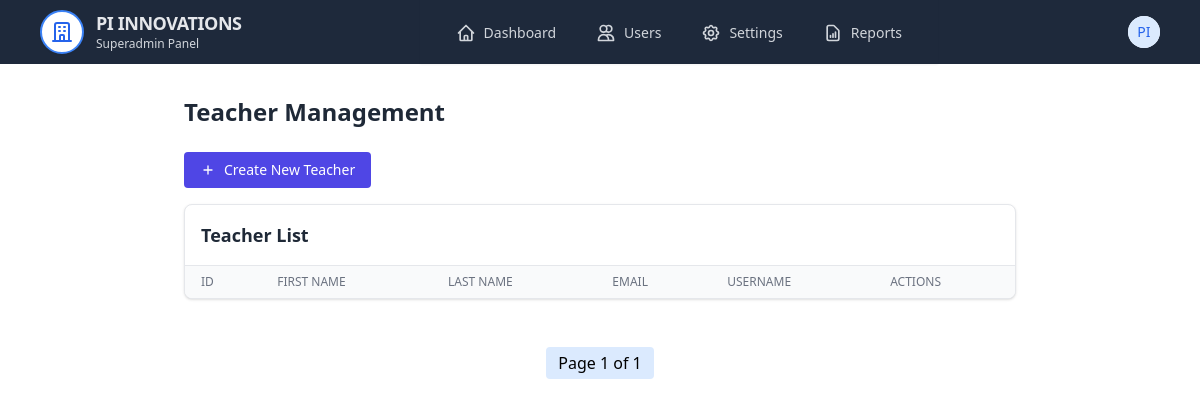
Screenshot of /teachers/ (signed in) with the database file from the repository.
### users/models.py (models this page shows)
class CustomUser(AbstractUser):
    school = models.ForeignKey(School, on_delete=models.CASCADE, null=True, blank=True)
    is_school_admin = models.BooleanField(default=False)
    is_teacher = models.BooleanField(default=False)
    is_student = models.BooleanField(default=False)

### dashboard/views.py (the view)
# urls.py: path('teachers/', teachers_view, name='teachers'),
def teachers_view(request):
    if not request.user.is_staff and not request.user.is_school_admin:
        return HttpResponseForbidden("You are not authorized to access this page.")
    school = request.user.school
    grades = Grade.objects.filter(school=school).order_by('grade_number')
    sections = Section.objects.filter(school=school).order_by('name')
    subjects = Subjects.objects.filter(school=school).order_by('id')
    all_teachers = TeacherProfile.objects.filter(school=school).order_by('user__first_name')
    sections_by_grade = {}
    for grade in grades:
        sections_by_grade[grade.id] = [
            {'id': section.id, 'name': section.name}
            for section in sections.filter(grade=grade)
        ]
    paginator = Paginator(all_teachers, 6)  # Show 10 teachers per page
    page_number = request.GET.get('page')
    page_obj = paginator.get_page(page_number)
    context = {
        'grades': grades,
        'sections': sections,  # All sections for initial load
        'sections_by_grade': json.dumps(sections_by_grade),
        'teachers': page_obj,
        'subjects': subjects,
        'all_teachers': all_teachers,
    }
    return render(request, 'dashboard/school_dashboard/teachers_page.html', context)

### dashboard/templates/dashboard/school_dashboard/teachers_page.html (shortened to what this page needs)
{% extends "dashboard/base.html" %}
{% block content %}
<div x-data="teacherDrawer()" x-init="setup()" class="container mx-auto px-4 py-8 max-w-4xl">
<div class="container mx-auto px-4 max-w-4xl">
    <h1 class="text-2xl font-bold text-gray-800 mb-6">Teacher Management</h1>
    <div class="flex flex-col sm:flex-row gap-4 mb-4">
        <button id="toggleFormBtn" class="flex items-center text-sm bg-indigo-600 text-white px-4 py-2 rounded hover:bg-indigo-700 transition">
            <svg id="toggleIcon" class="w-4 h-4 mr-2" fill="none" stroke="currentColor" viewBox="0 0 24 24" xmlns="http://www.w3.org/2000/svg">
                <path stroke-linecap="round" stroke-linejoin="round" stroke-width="2" d="M12 6v6m0 0v6m0-6h6m-6 0H6"></path>
            </svg>
            Create New Teacher
        </button>
    </div>
    <div class="bg-white rounded-lg shadow overflow-hidden border border-gray-200">
        <div class="p-4 border-b border-gray-200">
            <h2 class="text-lg font-semibold text-gray-800">Teacher List</h2>
        </div>
        <div class="overflow-x-auto">
            <table class="min-w-full divide-y divide-gray-200">
                <thead class="bg-gray-50">
  <tr>
    <th class="px-4 py-2 text-left text-xs font-medium text-gray-500 uppercase">ID</th>
    <th class="px-4 py-2 text-left text-xs font-medium text-gray-500 uppercase">First Name</th>
    <th class="px-4 py-2 text-left text-xs font-medium text-gray-500 uppercase">Last Name</th>
    <th class="px-4 py-2 text-left text-xs font-medium text-gray-500 uppercase">Email</th>
    <th class="px-4 py-2 text-left text-xs font-medium text-gray-500 uppercase">Username</th>
    <th class="px-4 py-2 text-left text-xs font-medium text-gray-500 uppercase">Actions</th>
  </tr>
</thead>
            </table>
        </div>
    </div>
</div>
</div>
<div class="mt-4 flex justify-center mb-4 gap-2">
  <span class="px-3 py-1 bg-blue-100 rounded">Page {{ teachers.number }} of {{ teachers.paginator.num_pages }}</span>
</div>
{% endblock %}

### dashboard/templates/dashboard/navbar.html (shortened to what this page needs)
{% load custom_tags %}
  <nav class="no-print">
    {% if request.user.is_staff %}
      <div class="max-w-8xl bg-slate-800">
    {% endif %}
    <div class="max-w-8xl mx-auto px-10">
    <div class="flex justify-between h-16">
      <div class="flex items-center">
        {% if request.user.is_school_admin %}
        <div class="flex-shrink-0 flex items-center">
          <svg class="h-8 w-8 text-blue-500" fill="none" viewBox="0 0 24 24" stroke="currentColor">
            <path stroke-linecap="round" stroke-linejoin="round" stroke-width="2" d="M12 6.253v13m0-13C10.832 5.477 9.246 5 7.5 5S4.168 5.477 3 6.253v13C4.168 18.477 5.754 18 7.5 18s3.332.477 4.5 1.253m0-13C13.168 5.477 14.754 5 16.5 5c1.747 0 3.332.477 4.5 1.253v13C19.832 18.477 18.247 18 16.5 18c-1.746 0-3.332.477-4.5 1.253" />
          </svg>
          <span class="ml-2 text-xl font-bold text-gray-800 truncate" title="{{ request.user.school.name }}">
            {{ request.user.school.name|short_school_name }}
          </span>
        </div>
        {% elif request.user.is_staff %}
        <div class="flex-shrink-0 flex items-center group">
          <div class="p-2 rounded-full bg-white border-2 border-blue-500 shadow-sm">
            <svg class="h-6 w-6 text-blue-600" fill="none" viewBox="0 0 24 24" stroke="currentColor">
              <path stroke-linecap="round" stroke-linejoin="round" stroke-width="2" d="M19 21V5a2 2 0 0 0-2-2H7a2 2 0 0 0-2 2v16m14 0h2m-2 0h-5m-9 0H3m2 0h5M9 7h1m-1 4h1m4-4h1m-1 4h1m-5 10v-5a1 1 0 0 1 1-1h2a1 1 0 0 1 1 1v5m-4 0h4"/>
            </svg>
          </div>
          <div class="ml-3">
            <span class="text-lg font-semibold text-gray-200 tracking-tight leading-tight">{{ request.user.first_name }} {{ request.user.last_name }}</span>
            <span class="block text-xs text-gray-300 font-medium">Superadmin Panel</span>
          </div>
        </div>
        {% endif %}
      </div>
     <div class="hidden sm:ml-6 sm:flex sm:space-x-8">
      {% if request.user.is_school_admin %}
      <a href="{% url 'school_admin_dashboard' %}"
        class="{% if request.resolver_match.url_name == 'school_admin_dashboard' %}border-blue-500 text-gray-900{% else %}border-transparent text-gray-500 hover:border-gray-300 hover:text-gray-700{% endif %} inline-flex items-center px-1 pt-1 border-b-2 text-sm font-medium">
        Dashboard
      </a>
      <a href="{% url 'teachers' %}"
        class="{% if request.resolver_match.url_name == 'teachers' %}border-blue-500 text-gray-900{% else %}border-transparent text-gray-500 hover:border-gray-300 hover:text-gray-700{% endif %} inline-flex items-center px-1 pt-1 border-b-2 text-sm font-medium">
        Teachers
      </a>
      <a href="{% url 'students' %}"
        class="{% if request.resolver_match.url_name == 'students' %}border-blue-500 text-gray-900{% else %}border-transparent text-gray-500 hover:border-gray-300 hover:text-gray-700{% endif %} inline-flex items-center px-1 pt-1 border-b-2 text-sm font-medium">
        Students
      </a>
      <a href="{% url 'subjects' %}"
        class="{% if request.resolver_match.url_name == 'subjects' %}border-blue-500 text-gray-900{% else %}border-transparent text-gray-500 hover:border-gray-300 hover:text-gray-700{% endif %} inline-flex items-center px-1 pt-1 border-b-2 text-sm font-medium">
        Subjects
      </a>
      <a href="{% url 'grades' %}"
        class="{% if request.resolver_match.url_name == 'grades' %}border-blue-500 text-gray-900{% else %}border-transparent text-gray-500 hover:border-gray-300 hover:text-gray-700{% endif %} inline-flex items-center px-1 pt-1 border-b-2 text-sm font-medium">
        Grades & Sections
      </a>
      <a href="{% url 'overall_attendance' %}"
        class="{% if request.resolver_match.url_name == 'overall_attendance' %}border-blue-500 text-gray-900{% else %}border-transparent text-gray-500 hover:border-gray-300 hover:text-gray-700{% endif %} inline-flex items-center px-1 pt-1 border-b-2 text-sm font-medium">
        Attendance
      </a>
      <a href="{% url 'routine_setup' %}"
        class="{% if request.resolver_match.url_name == 'routine_setup' %}border-blue-500 text-gray-900{% else %}border-transparent text-gray-500 hover:border-gray-300 hover:text-gray-700{% endif %} inline-flex items-center px-1 pt-1 border-b-2 text-sm font-medium">
        Routine Setup
      </a>
      {% comment %} <a href="{% url 'reports' %}"
        class="{% if request.resolver_match.url_name == 'reports' %}border-blue-500 text-gray-900{% else %}border-transparent text-gray-500 hover:border-gray-300 hover:text-gray-700{% endif %} inline-flex items-center px-1 pt-1 border-b-2 text-sm font-medium">
        Reports
      </a> {% endcomment %}
      {% comment %} <a href=""
        class="{% if request.resolver_match.url_name == 'reports' %}border-blue-500 text-gray-900{% else %}border-transparent text-gray-500 hover:border-gray-300 hover:text-gray-700{% endif %} inline-flex items-center px-1 pt-1 border-b-2 text-sm font-medium">
        Reports
      </a> {% endcomment %}
      {% elif request.user.is_staff %}
      <nav class="shadow-sm bg-slate-800">
        <div class="max-w-7xl mx-auto px-4 sm:px-6 lg:px-8">
          <div class="flex justify-between h-16">
            <div class="flex space-x-8">
              <a href="/"
                class="{% if request.resolver_match.url_name == 'teacher_dashboard' %}border-indigo-600 text-gray-400{% else %}border-transparent text-gray-300 hover:text-gray-400 hover:border-gray-300{% endif %} inline-flex items-center px-1 pt-1 border-b-2 text-sm font-medium transition-colors duration-200">
                Dashboard
              </a>
              <a href="#"
                class="{% if request.resolver_match.url_name == 'attendance' %}border-indigo-600 text-gray-400{% else %}border-transparent text-gray-300 hover:text-gray-400 hover:border-gray-300{% endif %} inline-flex items-center px-1 pt-1 border-b-2 text-sm font-medium transition-colors duration-200">
                <svg class="w-5 h-5 mr-2" fill="none" stroke="currentColor" viewBox="0 0 24 24" xmlns="http://www.w3.org/2000/svg">
                  <path stroke-linecap="round" stroke-linejoin="round" stroke-width="2" d="M12 4.354a4 4 0 110 5.292M15 21H3v-1a6 6 0 0112 0v1zm0 0h6v-1a6 6 0 00-9-5.197M13 7a4 4 0 11-8 0 4 4 0 018 0z"></path>
                </svg>
                Users
              </a>
              <a href="#"
                class="{% if request.resolver_match.url_name == 'teacher_routine' %}border-indigo-600 text-gray-400{% else %}border-transparent text-gray-300 hover:text-gray-400 hover:border-gray-300{% endif %} inline-flex items-center px-1 pt-1 border-b-2 text-sm font-medium transition-colors duration-200">
                Settings
              </a>
              <a href="#"
                class="{% if request.resolver_match.url_name == 'assignment' %}border-indigo-600 text-gray-400{% else %}border-transparent text-gray-300 hover:text-gray-400 hover:border-gray-300{% endif %} inline-flex items-center px-1 pt-1 border-b-2 text-sm font-medium transition-colors duration-200">
                Reports
              </a>
            </div>
          </div>
        </div>
      </nav>
      {% endif %}
    </div>
      <div class="hidden sm:ml-6 sm:flex sm:items-center">
        <div class="ml-3 relative">
          <div>
            <button type="button" class="bg-white rounded-full flex text-sm focus:outline-none focus:ring-2 focus:ring-offset-2 focus:ring-blue-500" id="user-menu-button" aria-expanded="false" aria-haspopup="true">
              {% if request.user.is_staff %}
              <div class="h-8 w-8 rounded-full bg-blue-100 flex items-center justify-center text-blue-600 font-medium">
                {{ request.user.first_name|first }}{{ request.user.last_name|first }}
              </div>
              {% elif request.user.is_school_admin %}
              <div class="h-8 w-8 rounded-full bg-blue-100 flex items-center justify-center text-blue-600 font-medium">
                {{ request.user.school.name|first }}
              </div>
              {% else %}
              <div class="h-8 w-8 rounded-full bg-blue-100 flex items-center justify-center text-blue-600 font-medium">
                {{ request.user.first_name|first }}{{ request.user.last_name|first }}
              {% endif %}
            </button>
          </div>
        </div>
      </div>
    </div>
  </div>
</nav>

### rows the page displays
CustomUser: user.first_name "PI", user.last_name "INNOVATIONS", user.first_name|first "P", user.last_name|first "I"

### other values shown
{{ teachers.number }} "1"
{{ teachers.paginator.num_pages }} "1"
